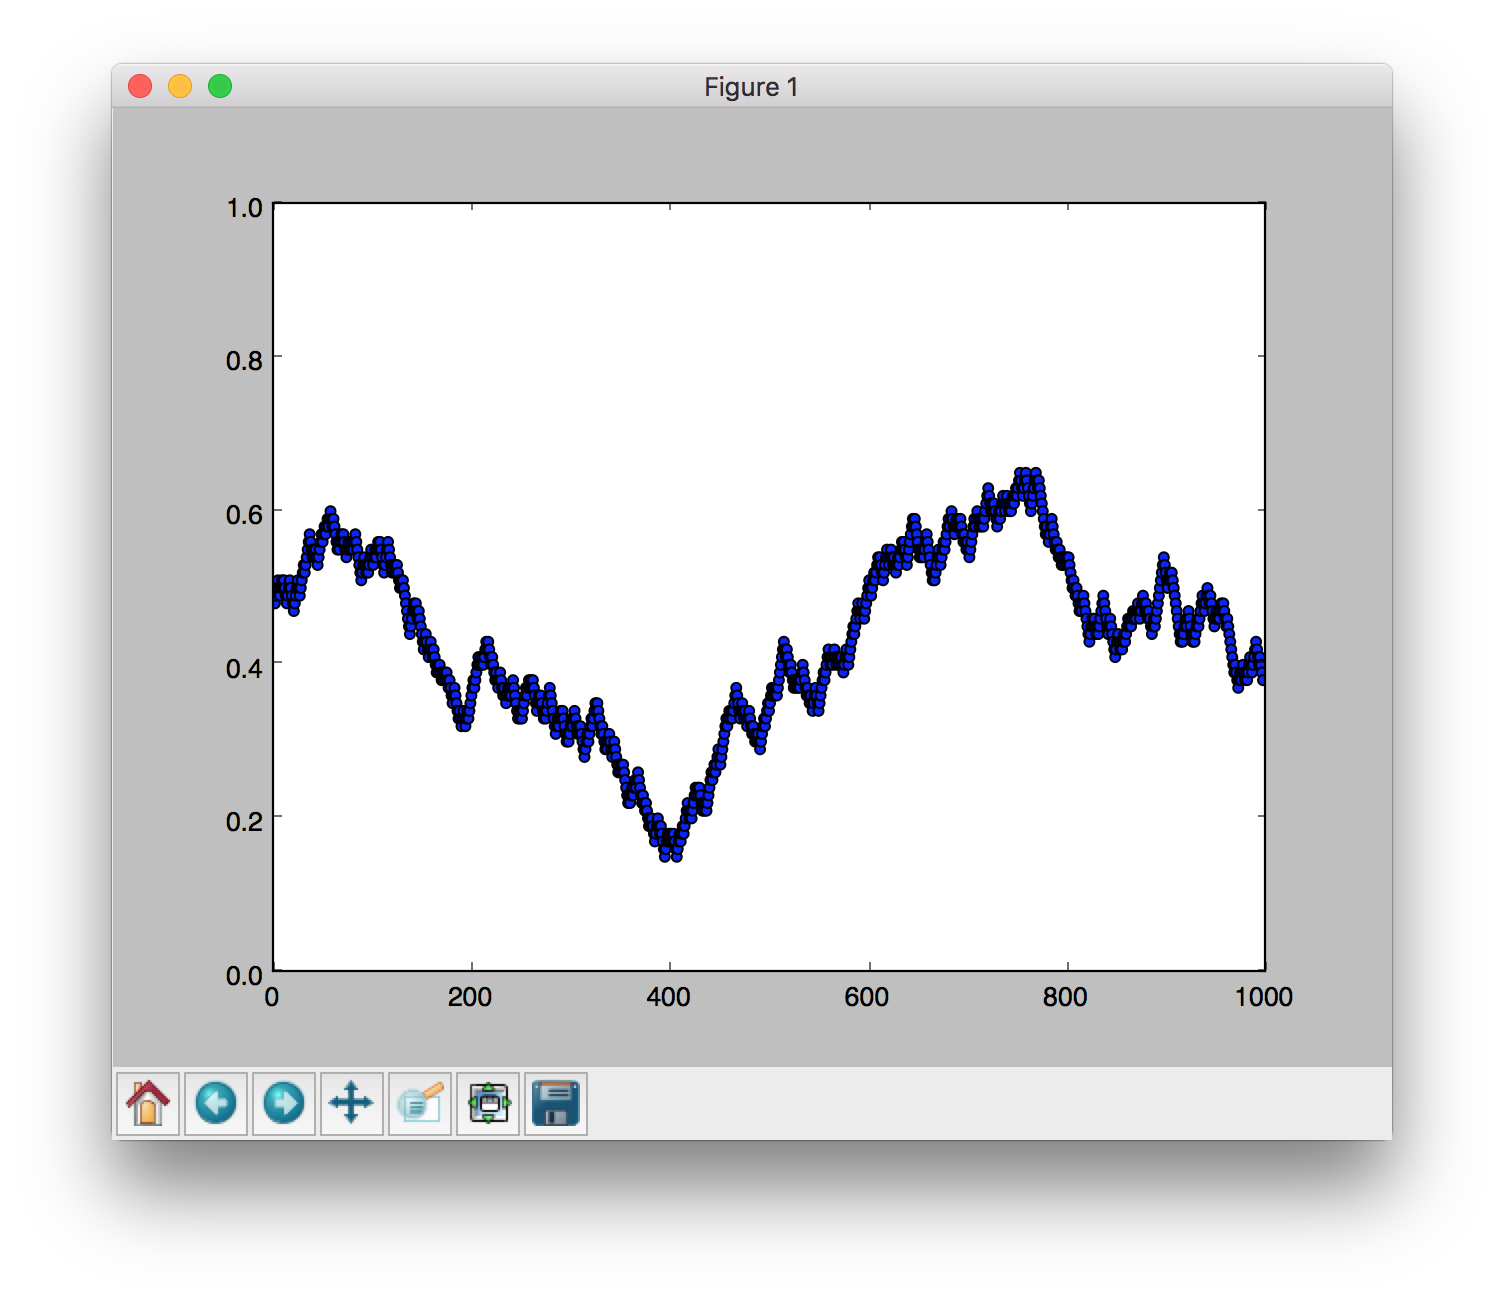

Here is the Python script that generated this plot:
#random walk

import numpy as np
import matplotlib.pyplot as plt

plt.axis([0, 1000, 0, 1])

y = .5

for i in range(1000):
    random = np.random.random()
    
    if random < .5:
        y -= .01
    else:
        y += .01
    
    plt.scatter(i, y)
    
plt.show()
